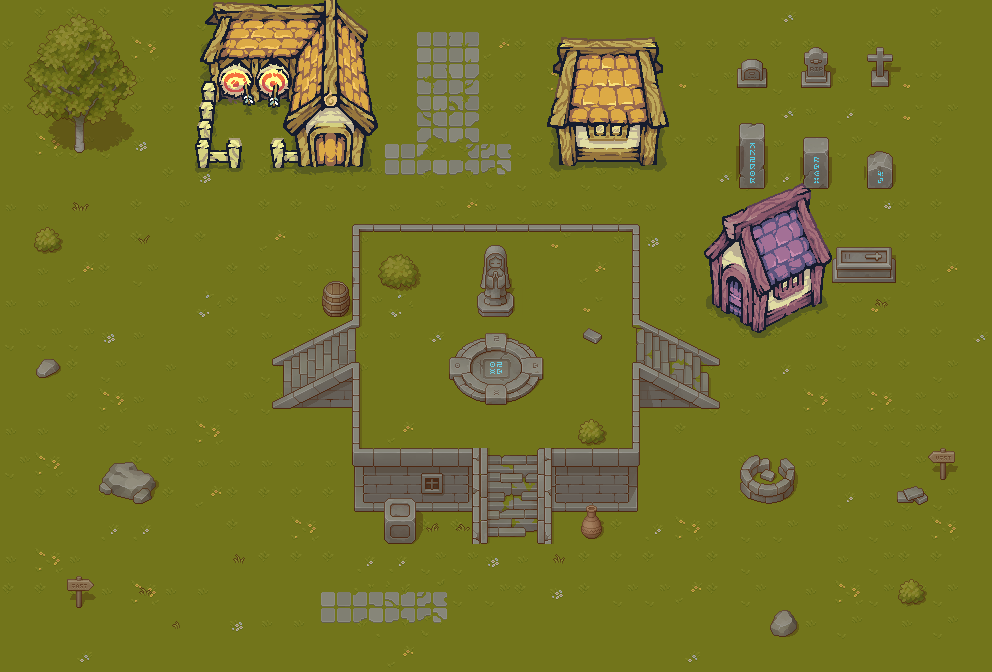

Tiled map render using the project's own tile images. Description and the map definition, with tile-layer contents summarised, below:
An orthogonal 31x21 tile map with 32x32 px tiles, 5 tile layers (background, building, house, tem, ...), 9 tilesets and 20 objects.

<map version="1.10" tiledversion="1.11.2" orientation="orthogonal" renderorder="right-down" width="31" height="21" tilewidth="32" tileheight="32" infinite="0" nextlayerid="8" nextobjectid="34">
 <tileset firstgid="1" name="TX Tileset Grass" tilewidth="32" tileheight="32" tilecount="64" columns="8">
  <image source="TX Tileset Grass.png" width="256" height="256" />
 </tileset>
 <tileset firstgid="65" name="TX Props with Shadow" tilewidth="32" tileheight="32" tilecount="256" columns="16">
  <image source="TX Props with Shadow.png" width="512" height="512" />
 </tileset>
 <tileset firstgid="321" name="TX Plant with Shadow" tilewidth="32" tileheight="32" tilecount="256" columns="16">
  <image source="TX Plant with Shadow.png" width="512" height="512" />
 </tileset>
 <tileset firstgid="577" name="TX Struct" tilewidth="32" tileheight="32" tilecount="256" columns="16">
  <image source="TX Struct.png" width="512" height="512" />
 </tileset>
 <tileset firstgid="833" name="TX Tileset Stone Ground" tilewidth="32" tileheight="32" tilecount="64" columns="8">
  <image source="TX Tileset Stone Ground.png" width="256" height="256" />
 </tileset>
 <tileset firstgid="897" name="TX Tileset Wall" tilewidth="32" tileheight="32" tilecount="256" columns="16">
  <image source="TX Tileset Wall.png" width="512" height="512" />
 </tileset>
 <tileset firstgid="1153" name="Archery" tilewidth="32" tileheight="32" tilecount="48" columns="6">
  <image source="Archery.png" width="192" height="256" />
 </tileset>
 <tileset firstgid="1201" name="House3" tilewidth="32" tileheight="32" tilecount="24" columns="4">
  <image source="House3.png" width="128" height="192" />
 </tileset>
 <tileset firstgid="1225" name="House2" tilewidth="32" tileheight="32" tilecount="24" columns="4">
  <image source="House2.png" width="128" height="192" />
 </tileset>
 <layer id="1" name="background" width="31" height="21">
  <data>[651 cells, 651 non-empty, 12 distinct tile ids]</data>
 </layer>
 <layer id="2" name="building" width="31" height="21">
  <data>[651 cells, 167 non-empty, 141 distinct tile ids]</data>
 </layer>
 <layer id="6" name="house" width="31" height="21">
  <data>[651 cells, 80 non-empty, 80 distinct tile ids]</data>
 </layer>
 <layer id="5" name="tem" width="31" height="21">
  <data>[651 cells, 25 non-empty, 25 distinct tile ids]</data>
 </layer>
 <layer id="3" name="seal" width="31" height="21">
  <data>[651 cells, 6 non-empty, 6 distinct tile ids]</data>
 </layer>
 <objectgroup id="4" name="collision">
  <object id="10" x="414" y="-25.3333" />
  <object id="12" x="71.3333" y="152.667">
   <polygon points="0,0 14,0 14.6667,-30.6667 37.3333,-34 65.3333,-70.6667 30,-132.667 8,-138.667 -24,-121.333 -45.3333,-84 -43.3333,-45.3333 1.33333,-30.6667" />
  </object>
  <object id="14" x="110.667" y="464">
   <polygon points="0,0 23.3333,-1.33333 46.6667,17.3333 40,36 26.6667,40 -12,26" />
  </object>
  <object id="15" x="216" y="4">
   <polygon points="0,0 -16.5,161.5 143.5,161.5 149,132 162,121 150.5,28.5 115.5,-5" />
  </object>
  <object id="16" x="562" y="166.667">
   <polygon points="0,0 93.3333,1.33333 97.3333,-38.6667 105.333,-41.3333 92,-95.3333 102,-95.3333 91.3333,-128 0.666667,-128.667 -10,-100.667 -2,-93.3333 -14.6667,-41.3333 -6,-39.3333" />
  </object>
  <object id="17" x="737" y="69">
   <polygon points="0,0 0,17.5 29.5,18.5 29,0.5 21,-9.5 9.5,-9.5" />
  </object>
  <object id="18" x="803.5" y="52.5">
   <polygon points="0,0 12.5,-6 23,0 23,17 27.5,19.5 27.5,32.5 27,33 -2,32.5 -2,19.5 2,19 3.5,12" />
  </object>
  <object id="19" x="876.5" y="49">
   <polygon points="0,0 0,5 -8.5,6 -8,12 -0.5,11 -1.5,22.5 -5,22 -4.5,35.5 12,35.5 12,22 6.5,22.5 6,12.5 16,12.5 16,5.5 8.5,5.5 6,-1" />
  </object>
  <object id="20" x="740.5" y="124.5">
   <polygon points="0,0 -1,62 23.5,62 24,-1.5" />
  </object>
  <object id="21" x="804" y="138.5">
   <polygon points="0,0 0,47 22,49 22.5,0" />
  </object>
  <object id="22" x="866" y="155.5">
   <polygon points="0,0 0.5,32.5 25.5,31.5 27,2 10,-4.5" />
  </object>
  <object id="23" x="722.5" y="216.5">
   <polygon points="0,0 1.5,13.5 -18.5,35 -12.5,42 -8.5,87 34,116.5 98,87 99,48.5 109,44 86.5,-7.5 86,-27.5 78.5,-32.5" />
  </object>
  <object id="27" x="837" y="249.5">
   <polygon points="0,0 0.5,10 -3.5,10 -4,33.5 59,34 58.5,10 55,8.5 54,-1.5" />
  </object>
  <object id="28" x="758.5" y="454.5">
   <polygon points="0,0 -12,3 -18.5,16.5 -17.5,35.5 -3,47 16.5,49.5 36.5,37.5 34.5,11.5 26.5,3 23,6 2.5,4.5" />
  </object>
  <object id="29" x="385.333" y="499.333">
   <polygon points="0,0 -0.666667,44 28.6667,44 29.3333,12.6667 84.6667,12 86,44.6667 100,45.3333 100,-52.6667 -24,-52.6667 -25.3333,-136.667 -34.6667,-135.333 -115.333,-94 -113.333,-90 -35.3333,-90 -34,10.6667 -2,12" />
  </object>
  <object id="30" x="554" y="542.667">
   <polygon points="0,0 -17.3333,0.666667 -18.6667,-92.6667 76.6667,-92.6667 78,-178.667 84,-178.667 166,-140 166,-133.333 85.3333,-134.667 86,-29.3333 42.6667,-30.6667 41.3333,-25.3333 51.3333,-12.6667 44,-4.66667 30.6667,-4 26,-14.6667 34,-28 32,-35.3333 -0.666667,-32" />
  </object>
  <object id="31" x="273.333" y="366">
   <polygon points="0,0 87.3333,-40 86,-136.667 359.333,-137.333 360,-41.3333 363.333,-40.6667 443.333,-1.33333 444,-8.66667 366.667,-46 366.667,-141.333 78,-141.333 80,-50 -2,-7.33333" />
  </object>
  <object id="32" x="326" y="290.667">
   <polygon points="0,0 6.66667,-8 14.6667,-8 21.3333,0.666667 22.6667,21.3333 16,24 5.33333,25.3333 -2.66667,16.6667" />
  </object>
  <object id="33" x="483.5" y="255.5">
   <polygon points="0,0 6.5,-9 16,-10 24,-2 23,17.5 28,31 22,31 22,37.5 28,38.5 29,41.5 29,54 25.5,60 -1,61 -4,55.5 -7,50 -5.5,40 -2.5,37 -1,37 3.5,31.5 -5.5,29.5" />
  </object>
 </objectgroup>
 <objectgroup id="7" name="spawn">
  <object id="7" x="402.667" y="398.667">
   <point />
  </object>
 </objectgroup>
</map>
